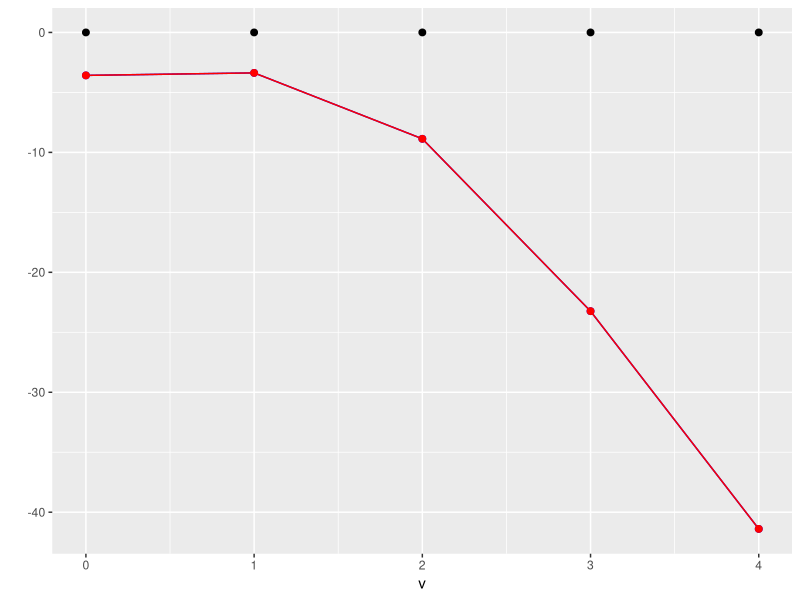

Generate this figure with R: (Note: this script raises an error after producing the figure.)

myseed <- 33
set.seed(myseed)



# Given eta, the function generates y according to the logistic model
# (+ vectorized function)
gen_y0 <- function(eta){
  set.seed(myseed)
  p <- exp(eta)/(1+exp(eta))
  y <- rbinom(n=1, size=1, prob=p)
  return(y)
}

gen_y <- Vectorize(gen_y0)




# Given the number of observations n,
# the number of predictors f,
# and the number of permutations,
# the intercept beta0 and the vector of coefficients beta (with length f),
# the function simulates the covariate matrix X from a standard normal distrnution.
# Then it computes the matrix of the global test statistics
# (obtained by randomly permuting y)

gt <- function(n, f, B, beta0, beta){
  set.seed(myseed)
  X <- matrix(rnorm(n*f,0,1), ncol=f)
  eta <- beta0 + X %*% beta
  y <- gen_y(eta)
  H <- matrix(rep(1/n, n*n), ncol=n)

  g_mat <- matrix(rep(NA,B*f), ncol=f)
  g_mat[1,] <- (t(y) %*% (diag(n)-H) %*% X)^2
  for(b in(2:B)){
    y_perm <- sample(y, n, replace=FALSE)
    g_mat[b,] <- (t(y_perm) %*% (diag(n)-H) %*% X)^2
  }
  return(g_mat)
}




# Given a matrix G of test statistics, the function returns
# M, matrix of centered test statistics where the first row is sorted in descending order
# D, matrix D where each row is sorted in descending order
# I, matrix of the indices corresponding to the elements of D

ctrp_set <- function(G){
  f <- ncol(G)
  B <- nrow(G)
  
  # ordering according to the first row
  Im <- order(G[1,], decreasing=T)
  M <- G[,Im]
  
  # centered test statistics
  M <- sweep(M, 2, M[1,])
  
  # centered test statistics where each row is in ascending order
  o <- t(apply(M, 1, order, decreasing=T))
  D <- t(sapply(seq(B), function(x) M[x, o[x,]]))
  I <- matrix(rep(Im,B), ncol=f, byrow=T)
  I <- t(sapply(seq(B), function(x) I[x, o[x,]]))
  
  out <- list("M"=M, "D"=D ,"I"=I)
  return(out)
}




# Given a vector X and a significance level, the function returns TRUE
# if 0 is greater than the quantile

aq <- function(X, alpha=0.05){
  c <- quantile(X, 1-alpha, names=F)
  #out <- sign(c)<0
  #return(out)
  return(c)
}




# Internal function, used in ctrp_set
# Given a set S of indices, it splits M, D and I, returning:
# Ms, vector of the test statistic for S
# Mc, matrix M with only the indices not in S
# Dc, matrix D with only the indices not in S

gen_sub <- function(S, M, D, I){
  B <- nrow(M)
  s <- length(S)
  
  #matrix/vector of indices of S in I
  ind <- t(sapply(seq(B), function(x) match(S, I[x,])))
  
   # if s=1, then ind is a vector, otherwise it is a matrix
  if(s==1){
    Ms <- M[,ind[1]]
    Mc <- M[,-ind[1]]
    Dc <- t(sapply(seq(B), function(x) D[x, -ind[x]]))
    Ic <- t(sapply(seq(B), function(x) I[x, -ind[x]]))
  }else{
    Ms <- rowSums(M[,ind[1,]])
    Mc <- M[,-ind[1,]]
    Dc <- t(sapply(seq(B), function(x) D[x, -ind[x,]]))
    Ic <- t(sapply(seq(B), function(x) I[x, -ind[x,]]))
  }
  
  out <- list("Ms"=Ms, "Mc"=Mc, "Dc"=Dc, "Ic"=Ic)
  return(out)
}









# Given a vector of indices S, the function returns the vectors of the lower
# and upper bounds.

ctrp_test <- function(S, M, D, I, alpha=0.05){
  f <- ncol(M)
  B <- nrow(M)
  s <- length(S)
  m <- f-s
  
  # if s=f, we are testing the whole set of indices
  if(s==f){
    # lower and upper bounds (equal)
    low <- aq(rowSums(M), alpha)
    up <- low
  }else{
    # lower and upper bounds for each possible superset size
    low <- rep(NA, m+1)
    up <- low
    
    g <- gen_sub(S, M, D, I)

    # v=0 additional columns (only the set S)
    L <- g$Ms
    U <- L
    low[1] <- aq(L, alpha)
    up[1] <- low[1]
    
    # v=1 additional column
    v <- 1
    
    # if m=1, then M is a vector
    # and the only possible additional size is v=1
    if(m==1){
      L <- L + g$Mc
      U <- U + g$Dc
      low[2] <- aq(L, alpha)
      up[2] <- aq(U, alpha)
    }else{
      while(v<m+1){
        L <- L + g$Mc[,m-v+1] # L + the v-th smallest
        U <- U + g$Dc[,v] # U + the v-th highest
        low[v+1] <- aq(L, alpha)
        up[v+1] <- aq(U, alpha)
        v <- v+1
      }
    }
  }
  
  out <- list("low"=low, "up"=up, "Ms"=g$Ms, "Mc"=g$Mc, "Dc"=g$Dc, "Ic"=g$Ic)
  return(out)
}




# Given the vectors of the lower and upper bounds
# the function plots the lower bound in blue,
# the upper bound in red,
# and the value zero in black

require(ggplot2)

ctrp_plot <- function(low, up){
  df <- data.frame(size=seq(length(low))-1, low=low, up=up, obs=0)
  ggplot(df, aes()) +
    geom_point(aes(size, low), colour="blue", size=2) +
    geom_line(aes(size, low), colour="blue") +
    geom_point(aes(size, up), colour="red", size=2) +
    geom_line(aes(size, up), colour="red") +
    geom_point(aes(size, obs), size=2) +
    ylab("") + xlab("v")
}





# -------------------------------------------------------------------------------- #

# TOY EXAMPLE

# matrix of global test statistics
initial_data <- gt(n=20, f=5, B=10, beta0=0, beta=c(20,10,5,0,0))
c <- ctrp_set(initial_data)


# set under testing
S <- c(3)
te <- ctrp_test(S, c$M, c$D, c$I, 0.20)
ctrp_plot(te$low, te$up)

te$up
te$low

# -------------------------------------------------------------------------------- #
alpha <- 0.2
B <- 10
m <- 4
Ms <- te$Ms
Mc <- t(sapply(seq(B), function(x) te$Mc[x,rev(seq(4))]))
Dc <- te$Dc
Ic <- te$Ic
indecisive <- c(1,2)

p <- prova(from_top=F, indecisive, Mc, Dc, Ic, B, alpha)
# rem: 1, keep:2

pr <- prova(from_top=T, p$indecisive_r, p$Mc, p$Dc, p$Ic, B, alpha)
# STOP

prova <- function(from_top, indecisive, Mc, Dc, Ic, B, alpha){
  if(from_top){
    i <- 1
  }else{
    i <- ncol(Mc)
  }
  Q <- Ic[1,i]
  ind <- t(sapply(seq(B), function(x) match(Q, Ic[x,])))
  ind_m <- ncol(Mc)+1-ind[1]
  
  Mc2 <- Mc[,-ind_m]
  Dc2 <- t(sapply(seq(B), function(x) Dc[x, -ind[x]]))
  Ic2 <- t(sapply(seq(B), function(x) Ic[x, -ind[x]]))
  
  if(nrow(Dc2)==1){
    Dsum2 <- t(apply(cbind(Ms,t(Dc2)), 1, cumsum))
    Msum2 <- t(apply(cbind(Ms,t(Mc2)), 1, cumsum))
  }else{
    Dsum2 <- t(apply(cbind(Ms,Dc2), 1, cumsum))
    Msum2 <- t(apply(cbind(Ms,Mc2), 1, cumsum))
  }

  # lower bounds
  
  n_ind <- length(indecisive)
  low_r <- rep(NA, n_ind)
  low_k <- low_r
  up_r <- low_r
  up_k <- low_r
  
  h <- 1
  cond_low <- T
  while(cond_low & h<=length(indecisive)){
    v <- indecisive[h]
    low_r[h] <- quantile(Msum2[,v+1], 1-alpha, names=F)
    low_k[h] <- quantile(Msum2[,v]+Mc[,ind_m], 1-alpha, names=F)
    cond_low <- (sign(low_r[h])==-1) & (sign(low_k[h])==-1)
    h <- h+1
  }
  
  if(!cond_low){
    out <- list("non_rej"=T, "indecisive_r"=NULL, "indecisive_k"=NULL,
                "Mc"=NULL, "Dc"=NULL, "Ic"=NULL)
    return(out)
  }
  
  up_r <- sapply((1:n_ind), function(x)
    quantile(Dsum2[,indecisive[x]+1], 1-alpha, names=F))
  ind_r <- sapply((1:n_ind), function(x)
    sign(up_r[x]>-1))
  
  if(all(!ind_r)){
    indecisive_r <- NULL
  }else{
    indecisive_r <- indecisive[ind_r]
  }
  
  up_k <- sapply((1:n_ind), function(x)
    quantile(Dsum2[,indecisive[x]]+Mc[,ind_m], 1-alpha, names=F))
  ind_k <- sapply((1:n_ind), function(x)
    sign(up_k[x]>-1))
  
  if(all(!ind_k)){
    indecisive_k <- NULL
  }else{
    indecisive_k <- indecisive[ind_k]
  }
  out <- list("non_rej"=F, "indecisive_r"=indecisive_r, "indecisive_k"=indecisive_k,
              "low_r"=low_r, "up_r"=up_r, "low_k"=low_k, "up_k"=up_k,
              "Mc"=Mc2, "Dc"=Dc2, "Ic"=Ic2)
  return(out)
}




# -------------------------------------------------------------------------------- #


